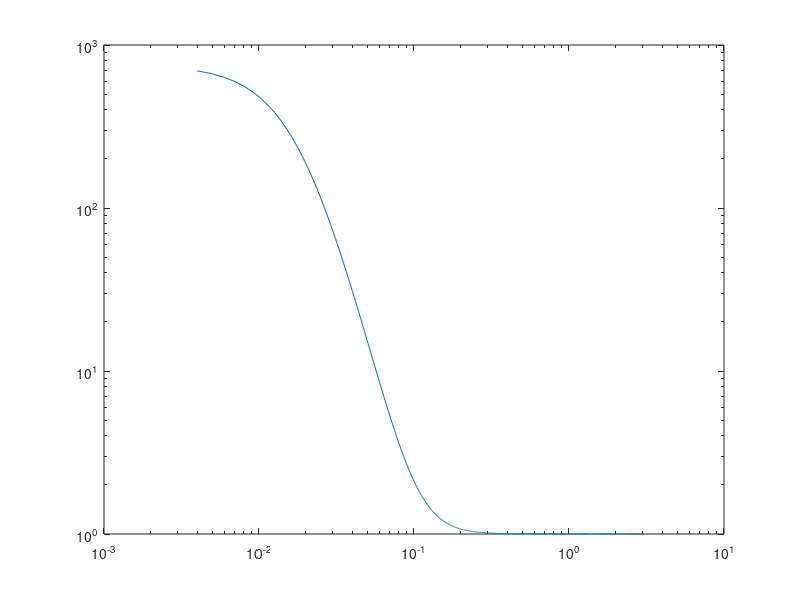

The MATLAB script that drew this image:


Dm = 3;
r0 = 10;
xi = 50;


q = linspace(0.004, 3, 3000);

s = 1 + ((q .* r0) .^ -Dm) .* (Dm .* gamma(Dm-1)) .* ((1 + (q .* xi).^-2) .^ ((1-Dm)/2)) .* sin((Dm-1) .* atan(q .* xi));

figure(1);
loglog(q, s)